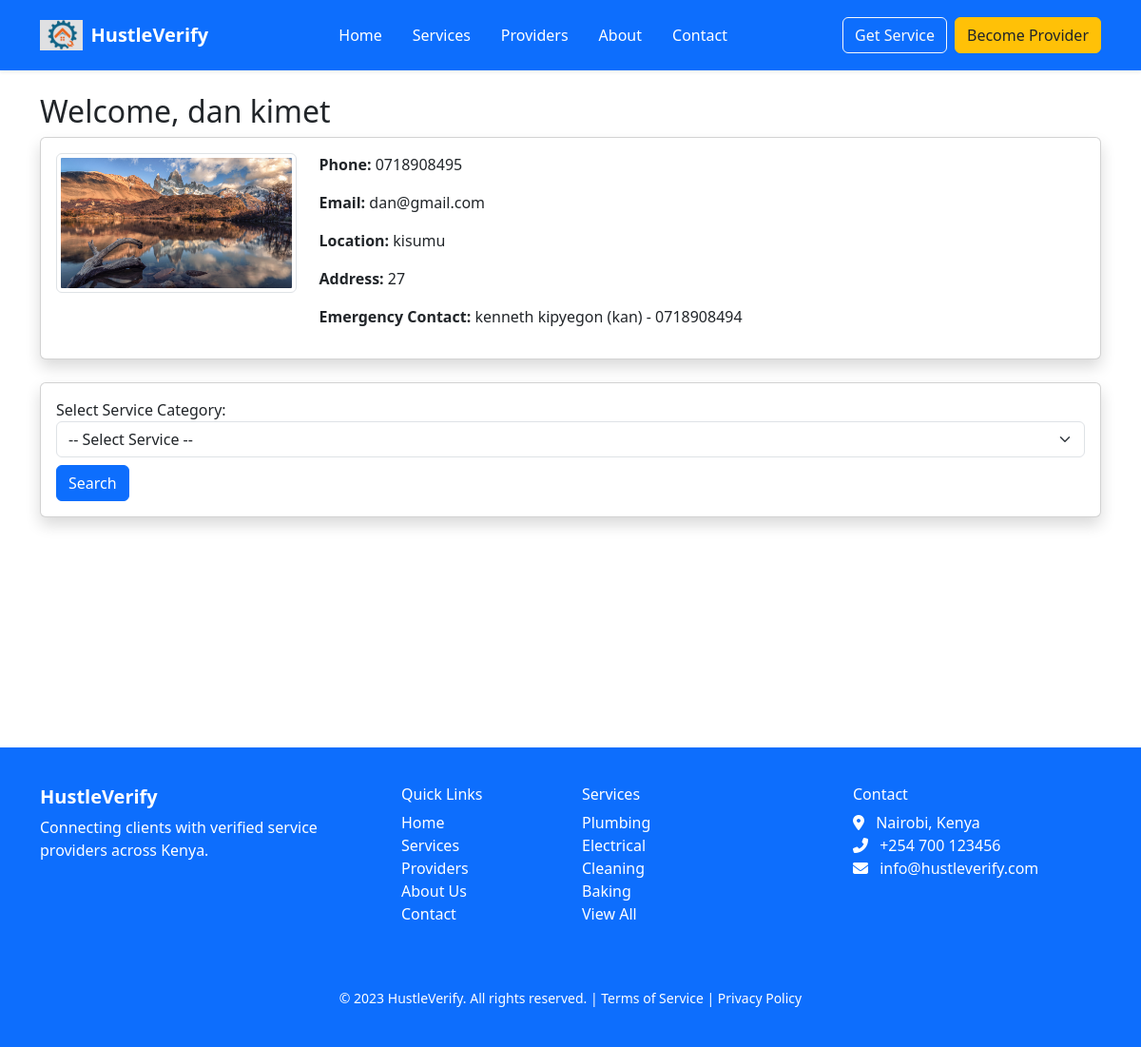
Screenshot of /services/client/dashboard/ (signed in) with the database file from the repository.
### accounts/models.py (models this page shows, shortened)
class ClientProfile(models.Model):
    user = models.OneToOneField(User, on_delete=models.CASCADE)
    full_name = models.CharField(max_length=100)
    gender = models.CharField(max_length=10)
    phone_number = models.CharField(max_length=15, unique=True)
    email = models.EmailField(unique=True)
    location = models.CharField(max_length=50)
    address = models.TextField()
    profile_picture = models.ImageField(upload_to='client_profiles/', null=True, blank=True)
    emergency_contact_name = models.CharField(max_length=100)
    emergency_contact_relationship = models.CharField(max_length=50)
    emergency_contact_phone = models.CharField(max_length=15)

### services/views.py (the view)
# urls.py: path('client/dashboard/', views.client_dashboard, name='client_dashboard'),
@login_required
def client_dashboard(request):
    client_profile = ClientProfile.objects.get(user=request.user)
    providers = None
    selected_service = None
    if request.method == 'POST':
        selected_service = request.POST.get('service')
        providers = ServiceProviderProfile.objects.filter(
            service_category__icontains=selected_service,
            is_verified=True
        )
    all_services = ServiceProviderProfile.objects.values_list('service_category', flat=True).distinct()
    return render(request, 'services/client_dashboard.html', {
        'client': client_profile,
        'providers': providers,
        'services': all_services,
        'selected_service': selected_service,
    })

### templates/services/client_dashboard.html (shortened to what this page needs)
{% extends 'base.html' %}
{% load static %}
{% block content %}
<div class="container mt-4">
    <h2>Welcome, {{ client.full_name }}</h2>
    <div class="card mb-4 shadow">
        <div class="card-body row">
            <div class="col-md-3">
                {% if client.profile_picture %}
                    <img src="{{ client.profile_picture.url }}" class="img-thumbnail" style="width: 100%;" alt="Profile Picture">
                {% else %}
                    <img src="{% static 'default_avatar.png' %}" class="img-thumbnail" style="width: 100%;" alt="Default Avatar">
                {% endif %}
            </div>
            <div class="col-md-9">
                <p><strong>Phone:</strong> {{ client.phone_number }}</p>
                <p><strong>Email:</strong> {{ client.email }}</p>
                <p><strong>Location:</strong> {{ client.location }}</p>
                <p><strong>Address:</strong> {{ client.address }}</p>
                <p><strong>Emergency Contact:</strong> {{ client.emergency_contact_name }} ({{ client.emergency_contact_relationship }}) - {{ client.emergency_contact_phone }}</p>
            </div>
        </div>
    </div>
    <div class="card p-3 mb-3 shadow">
        <form method="POST">
            <label for="service">Select Service Category:</label>
            <select name="service" class="form-select mb-2" required>
                <option value="">-- Select Service --</option>
            </select>
            <button class="btn btn-primary" type="submit">Search</button>
        </form>
    </div>
</div>
{% endblock %}

### templates/includes/head.html (style rules this page uses)
body { font-family: 'Inter', sans-serif; }

### rows the page displays
ClientProfile: full_name "dan kimet", profile_picture (picture), phone_number "0718908495", email "dan@gmail.com", location "kisumu", address "27", emergency_contact_name "kenneth kipyegon", emergency_contact_relationship "kan", emergency_contact_phone "0718908494"
